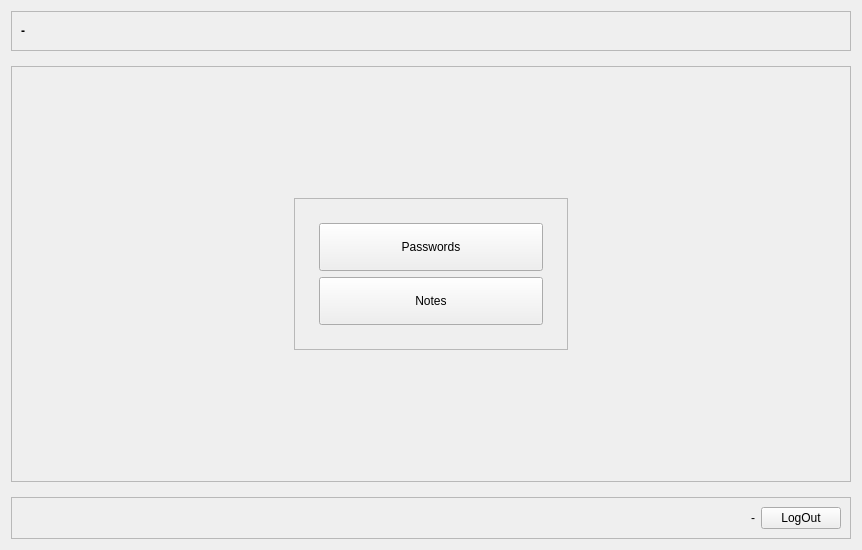
<?xml version="1.0" encoding="UTF-8"?>
<ui version="4.0">
 <class>Dashboard</class>
 <widget class="QWidget" name="Dashboard">
  <property name="geometry">
   <rect>
    <x>0</x>
    <y>0</y>
    <width>862</width>
    <height>550</height>
   </rect>
  </property>
  <property name="windowTitle">
   <string>Form</string>
  </property>
  <layout class="QVBoxLayout" name="verticalLayout">
   <item>
    <widget class="QFrame" name="frame">
     <property name="sizePolicy">
      <sizepolicy hsizetype="Preferred" vsizetype="Maximum">
       <horstretch>0</horstretch>
       <verstretch>0</verstretch>
      </sizepolicy>
     </property>
     <property name="frameShape">
      <enum>QFrame::StyledPanel</enum>
     </property>
     <property name="frameShadow">
      <enum>QFrame::Raised</enum>
     </property>
     <layout class="QHBoxLayout" name="horizontalLayout_3">
      <item>
       <widget class="QLabel" name="welcomeLabel">
        <property name="font">
         <font>
          <bold>true</bold>
         </font>
        </property>
        <property name="text">
         <string>-</string>
        </property>
       </widget>
      </item>
      <item>
       <spacer name="horizontalSpacer_3">
        <property name="orientation">
         <enum>Qt::Horizontal</enum>
        </property>
        <property name="sizeHint" stdset="0">
         <size>
          <width>40</width>
          <height>20</height>
         </size>
        </property>
       </spacer>
      </item>
     </layout>
    </widget>
   </item>
   <item>
    <widget class="QStackedWidget" name="stackedWidget">
     <widget class="QWidget" name="mainPage">
      <layout class="QVBoxLayout" name="verticalLayout_2">
       <property name="leftMargin">
        <number>0</number>
       </property>
       <property name="rightMargin">
        <number>0</number>
       </property>
       <item>
        <widget class="QFrame" name="frame_2">
         <property name="frameShape">
          <enum>QFrame::StyledPanel</enum>
         </property>
         <property name="frameShadow">
          <enum>QFrame::Raised</enum>
         </property>
         <layout class="QVBoxLayout" name="verticalLayout_4">
          <item>
           <spacer name="verticalSpacer_2">
            <property name="orientation">
             <enum>Qt::Vertical</enum>
            </property>
            <property name="sizeHint" stdset="0">
             <size>
              <width>20</width>
              <height>40</height>
             </size>
            </property>
           </spacer>
          </item>
          <item>
           <layout class="QHBoxLayout" name="horizontalLayout">
            <property name="leftMargin">
             <number>0</number>
            </property>
            <property name="topMargin">
             <number>24</number>
            </property>
            <property name="rightMargin">
             <number>0</number>
            </property>
            <property name="bottomMargin">
             <number>24</number>
            </property>
            <item>
             <spacer name="horizontalSpacer">
              <property name="orientation">
               <enum>Qt::Horizontal</enum>
              </property>
              <property name="sizeHint" stdset="0">
               <size>
                <width>40</width>
                <height>20</height>
               </size>
              </property>
             </spacer>
            </item>
            <item>
             <widget class="QFrame" name="frame_3">
              <property name="frameShape">
               <enum>QFrame::StyledPanel</enum>
              </property>
              <property name="frameShadow">
               <enum>QFrame::Raised</enum>
              </property>
              <layout class="QGridLayout" name="gridLayout">
               <property name="leftMargin">
                <number>24</number>
               </property>
               <property name="topMargin">
                <number>24</number>
               </property>
               <property name="rightMargin">
                <number>24</number>
               </property>
               <property name="bottomMargin">
                <number>24</number>
               </property>
               <item row="1" column="0">
                <widget class="QPushButton" name="secureNotesButton">
                 <property name="minimumSize">
                  <size>
                   <width>0</width>
                   <height>48</height>
                  </size>
                 </property>
                 <property name="text">
                  <string>Notes</string>
                 </property>
                </widget>
               </item>
               <item row="0" column="0">
                <widget class="QPushButton" name="passwordManagerButton">
                 <property name="sizePolicy">
                  <sizepolicy hsizetype="Expanding" vsizetype="Fixed">
                   <horstretch>0</horstretch>
                   <verstretch>0</verstretch>
                  </sizepolicy>
                 </property>
                 <property name="minimumSize">
                  <size>
                   <width>0</width>
                   <height>48</height>
                  </size>
                 </property>
                 <property name="text">
                  <string>Passwords</string>
                 </property>
                </widget>
               </item>
              </layout>
             </widget>
            </item>
            <item>
             <spacer name="horizontalSpacer_2">
              <property name="orientation">
               <enum>Qt::Horizontal</enum>
              </property>
              <property name="sizeHint" stdset="0">
               <size>
                <width>40</width>
                <height>20</height>
               </size>
              </property>
             </spacer>
            </item>
           </layout>
          </item>
          <item>
           <spacer name="verticalSpacer">
            <property name="orientation">
             <enum>Qt::Vertical</enum>
            </property>
            <property name="sizeHint" stdset="0">
             <size>
              <width>20</width>
              <height>40</height>
             </size>
            </property>
           </spacer>
          </item>
         </layout>
        </widget>
       </item>
      </layout>
     </widget>
    </widget>
   </item>
   <item>
    <widget class="QFrame" name="frame_4">
     <property name="frameShape">
      <enum>QFrame::StyledPanel</enum>
     </property>
     <property name="frameShadow">
      <enum>QFrame::Raised</enum>
     </property>
     <layout class="QHBoxLayout" name="horizontalLayout_2">
      <item>
       <spacer name="horizontalSpacer_4">
        <property name="orientation">
         <enum>Qt::Horizontal</enum>
        </property>
        <property name="sizeHint" stdset="0">
         <size>
          <width>40</width>
          <height>20</height>
         </size>
        </property>
       </spacer>
      </item>
      <item>
       <widget class="QLabel" name="autoLockTimeoutLabel">
        <property name="text">
         <string>-</string>
        </property>
       </widget>
      </item>
      <item>
       <widget class="QPushButton" name="lockNowButton">
        <property name="text">
         <string>LogOut</string>
        </property>
       </widget>
      </item>
     </layout>
    </widget>
   </item>
  </layout>
 </widget>
 <resources/>
 <connections/>
</ui>
